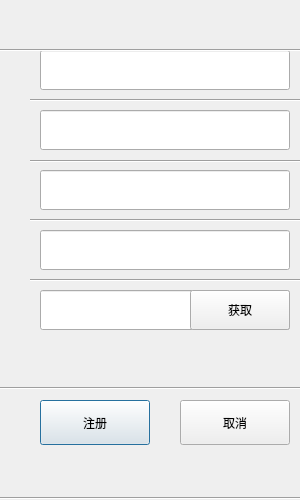
<?xml version="1.0" encoding="UTF-8"?>
<ui version="4.0">
 <class>RegisterDialog</class>
 <widget class="QDialog" name="RegisterDialog">
  <property name="geometry">
   <rect>
    <x>0</x>
    <y>0</y>
    <width>300</width>
    <height>500</height>
   </rect>
  </property>
  <property name="minimumSize">
   <size>
    <width>300</width>
    <height>500</height>
   </size>
  </property>
  <property name="maximumSize">
   <size>
    <width>300</width>
    <height>500</height>
   </size>
  </property>
  <property name="windowTitle">
   <string>Dialog</string>
  </property>
  <widget class="QPushButton" name="confirm_pushButton">
   <property name="geometry">
    <rect>
     <x>40</x>
     <y>400</y>
     <width>110</width>
     <height>45</height>
    </rect>
   </property>
   <property name="text">
    <string>注册</string>
   </property>
  </widget>
  <widget class="QPushButton" name="cancel_pushButton">
   <property name="geometry">
    <rect>
     <x>180</x>
     <y>400</y>
     <width>110</width>
     <height>45</height>
    </rect>
   </property>
   <property name="text">
    <string>取消</string>
   </property>
  </widget>
  <widget class="QLabel" name="error_tips">
   <property name="geometry">
    <rect>
     <x>10</x>
     <y>10</y>
     <width>281</width>
     <height>31</height>
    </rect>
   </property>
   <property name="text">
    <string/>
   </property>
   <property name="alignment">
    <set>Qt::AlignCenter</set>
   </property>
  </widget>
  <widget class="Line" name="line">
   <property name="geometry">
    <rect>
     <x>0</x>
     <y>380</y>
     <width>301</width>
     <height>16</height>
    </rect>
   </property>
   <property name="orientation">
    <enum>Qt::Horizontal</enum>
   </property>
  </widget>
  <widget class="Line" name="line_2">
   <property name="geometry">
    <rect>
     <x>0</x>
     <y>490</y>
     <width>301</width>
     <height>16</height>
    </rect>
   </property>
   <property name="orientation">
    <enum>Qt::Horizontal</enum>
   </property>
  </widget>
  <widget class="Line" name="line_3">
   <property name="geometry">
    <rect>
     <x>0</x>
     <y>40</y>
     <width>301</width>
     <height>21</height>
    </rect>
   </property>
   <property name="orientation">
    <enum>Qt::Horizontal</enum>
   </property>
  </widget>
  <widget class="Line" name="line_4">
   <property name="geometry">
    <rect>
     <x>30</x>
     <y>92</y>
     <width>271</width>
     <height>16</height>
    </rect>
   </property>
   <property name="orientation">
    <enum>Qt::Horizontal</enum>
   </property>
  </widget>
  <widget class="Line" name="line_5">
   <property name="geometry">
    <rect>
     <x>30</x>
     <y>151</y>
     <width>271</width>
     <height>20</height>
    </rect>
   </property>
   <property name="orientation">
    <enum>Qt::Horizontal</enum>
   </property>
  </widget>
  <widget class="Line" name="line_6">
   <property name="geometry">
    <rect>
     <x>30</x>
     <y>210</y>
     <width>271</width>
     <height>21</height>
    </rect>
   </property>
   <property name="orientation">
    <enum>Qt::Horizontal</enum>
   </property>
  </widget>
  <widget class="Line" name="line_7">
   <property name="geometry">
    <rect>
     <x>30</x>
     <y>270</y>
     <width>271</width>
     <height>21</height>
    </rect>
   </property>
   <property name="orientation">
    <enum>Qt::Horizontal</enum>
   </property>
  </widget>
  <widget class="QLineEdit" name="confirmpassworld_lineEdit">
   <property name="geometry">
    <rect>
     <x>40</x>
     <y>230</y>
     <width>250</width>
     <height>40</height>
    </rect>
   </property>
  </widget>
  <widget class="QLineEdit" name="password_lineEdit">
   <property name="geometry">
    <rect>
     <x>40</x>
     <y>170</y>
     <width>250</width>
     <height>40</height>
    </rect>
   </property>
  </widget>
  <widget class="QLineEdit" name="verify_lineEdit">
   <property name="geometry">
    <rect>
     <x>40</x>
     <y>290</y>
     <width>250</width>
     <height>40</height>
    </rect>
   </property>
  </widget>
  <widget class="QLineEdit" name="email_lineEdit">
   <property name="geometry">
    <rect>
     <x>40</x>
     <y>110</y>
     <width>250</width>
     <height>40</height>
    </rect>
   </property>
  </widget>
  <widget class="QLineEdit" name="usr_lineEdit">
   <property name="geometry">
    <rect>
     <x>40</x>
     <y>50</y>
     <width>250</width>
     <height>40</height>
    </rect>
   </property>
  </widget>
  <widget class="TimerBtn" name="getverify_pushButton">
   <property name="geometry">
    <rect>
     <x>190</x>
     <y>290</y>
     <width>100</width>
     <height>40</height>
    </rect>
   </property>
   <property name="text">
    <string>获取</string>
   </property>
  </widget>
  <zorder>confirmpassworld_lineEdit</zorder>
  <zorder>password_lineEdit</zorder>
  <zorder>verify_lineEdit</zorder>
  <zorder>email_lineEdit</zorder>
  <zorder>usr_lineEdit</zorder>
  <zorder>confirm_pushButton</zorder>
  <zorder>cancel_pushButton</zorder>
  <zorder>error_tips</zorder>
  <zorder>line</zorder>
  <zorder>line_2</zorder>
  <zorder>line_3</zorder>
  <zorder>getverify_pushButton</zorder>
  <zorder>line_4</zorder>
  <zorder>line_5</zorder>
  <zorder>line_6</zorder>
  <zorder>line_7</zorder>
 </widget>
 <customwidgets>
  <customwidget>
   <class>TimerBtn</class>
   <extends>QPushButton</extends>
   <header location="global">timerbtn.h</header>
  </customwidget>
 </customwidgets>
 <resources/>
 <connections/>
</ui>
